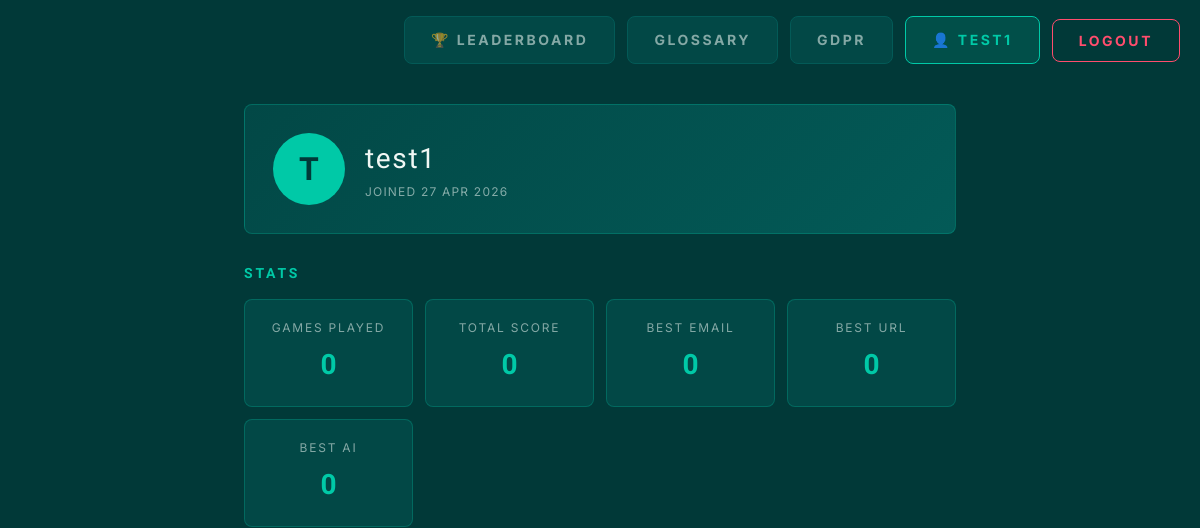
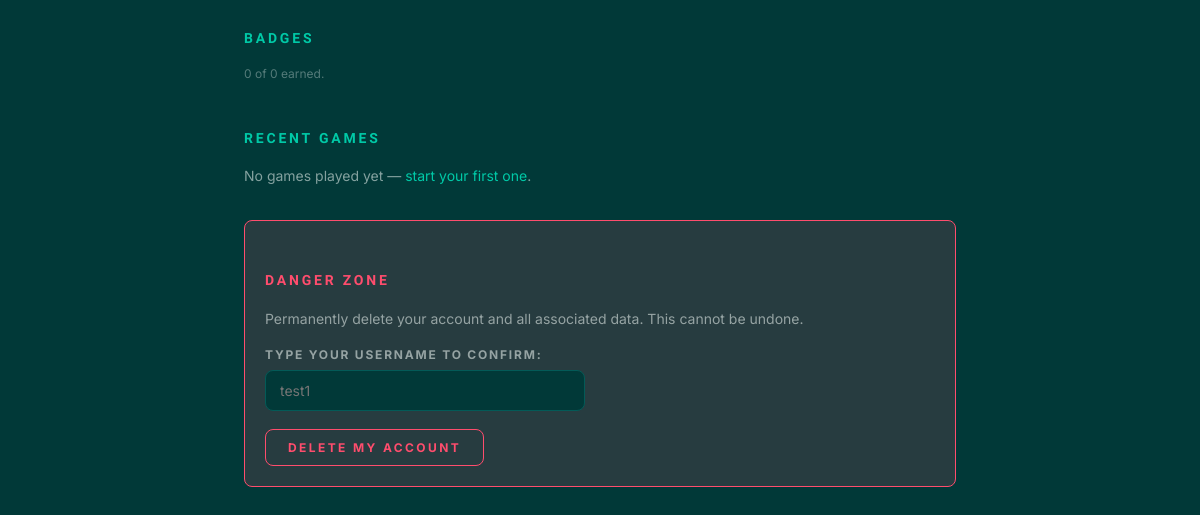
/profile/ (signed in), run on an earlier commit of the app's database (2 pictures, top to bottom).
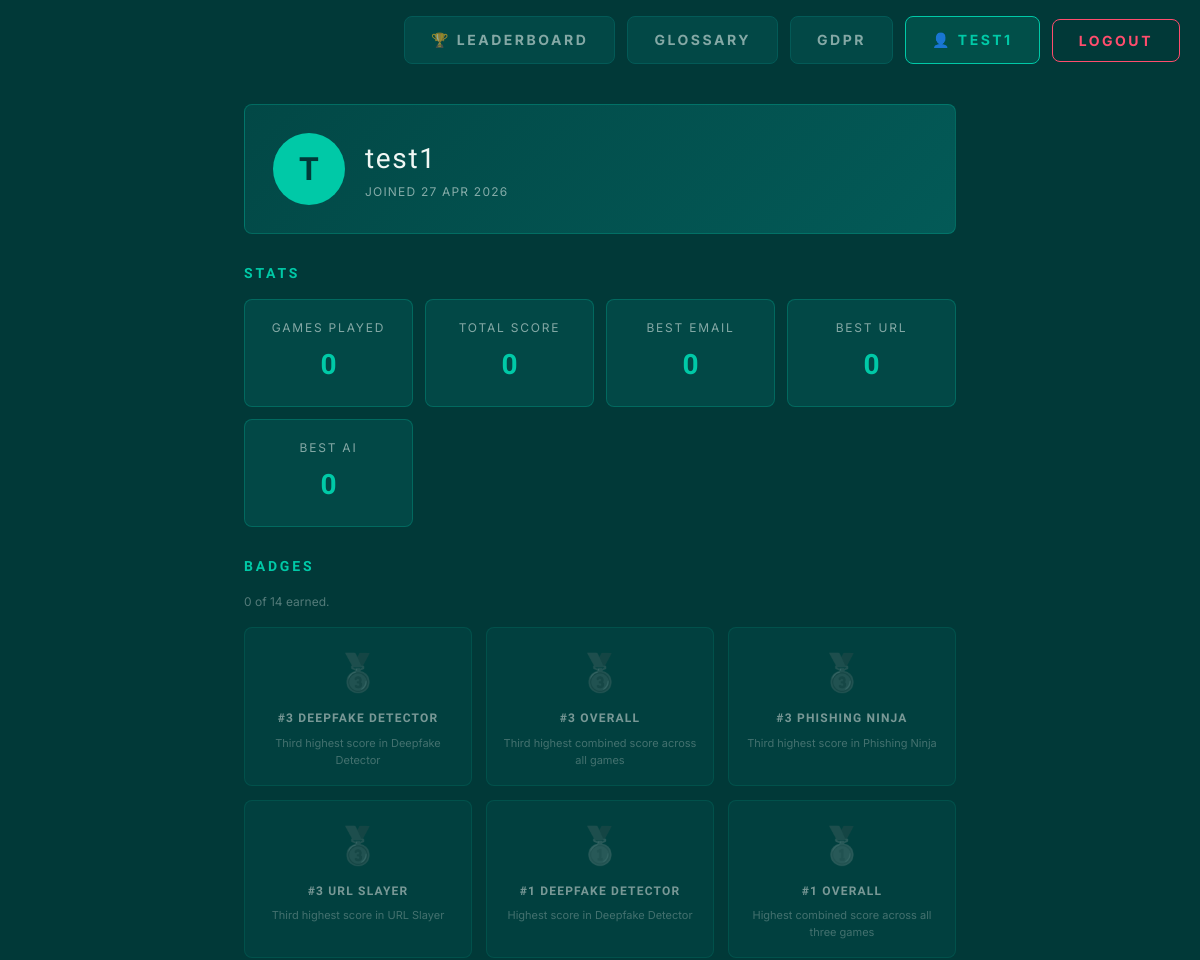
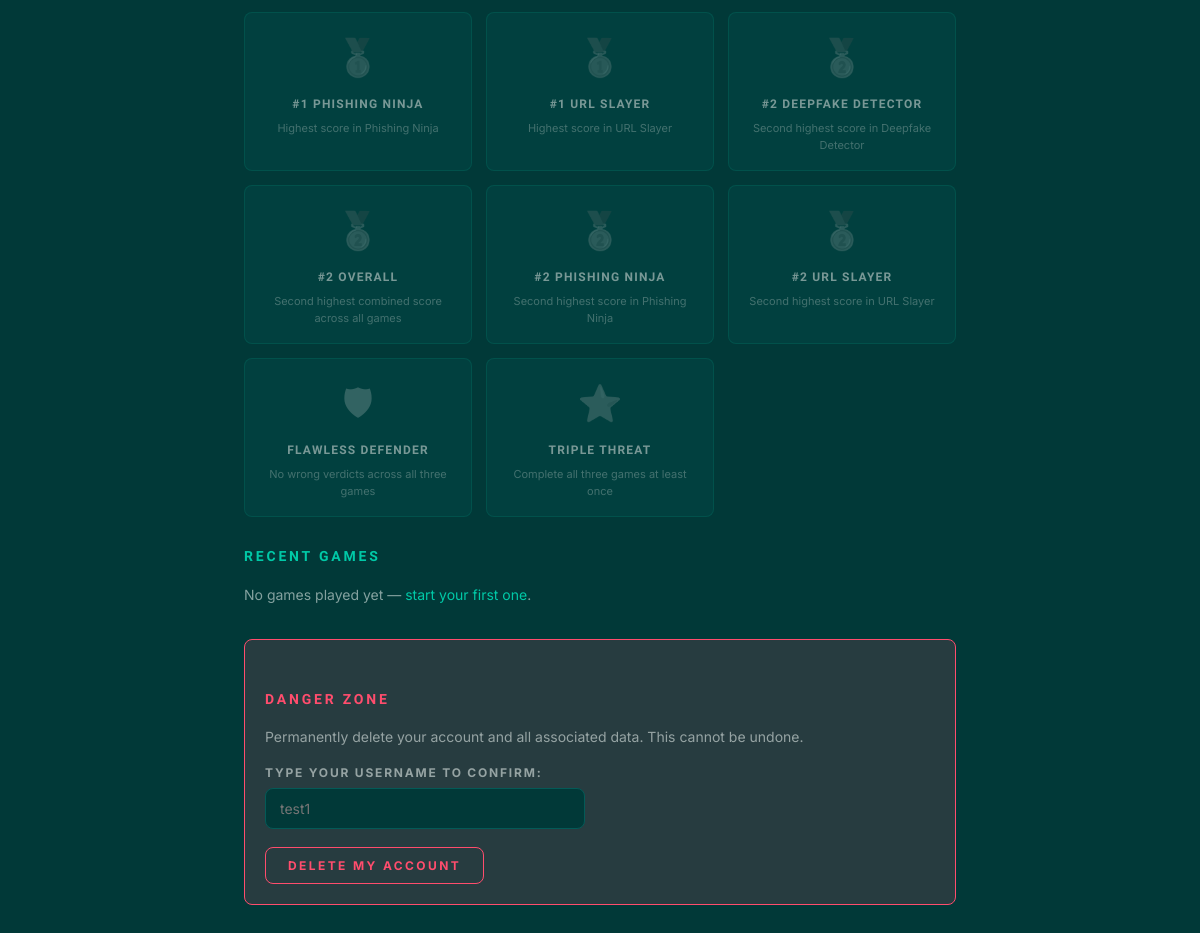
And on a later commit of the database (2 pictures, top to bottom).
### game/models.py (models this page shows, shortened)
class Badge(models.Model):
    code = models.SlugField(unique=True)
    name = models.CharField(max_length=64)
    description = models.CharField(max_length=200)
    icon = models.CharField(max_length=8, default='🏅')
    tier = models.CharField(
        max_length=8,
        choices=[('bronze', 'Bronze'), ('silver', 'Silver'), ('gold', 'Gold'), ('special', 'Special')],
        default='bronze',
    )

### game/views.py (the view)
# urls.py: path('profile/',         views.profile_view,        name='profile'),
@login_required
def profile_view(request):
    user = request.user
    sessions = user.game_sessions.all().order_by('-completed_at')
    total_sessions = sessions.count()
    total_score    = sessions.aggregate(s=Sum('score'))['s'] or 0
    best_email     = sessions.filter(game='email').aggregate(m=Max('score'))['m'] or 0
    best_url       = sessions.filter(game='url').aggregate(m=Max('score'))['m'] or 0
    best_ai        = sessions.filter(game='ai').aggregate(m=Max('score'))['m'] or 0
    earned_badges = (
        UserBadge.objects.filter(user=user)
        .select_related('badge')
        .order_by('-earned_at')
    )
    earned_badge_ids = list(earned_badges.values_list('badge_id', flat=True))
    return render(request, 'game/profile.html', {
        'profile_user':   user,
        'sessions':       sessions[:20],
        'total_sessions': total_sessions,
        'total_score':    total_score,
        'best_email':     best_email,
        'best_url':       best_url,
        'best_ai':        best_ai,
        'earned_badges':  earned_badges,
        'all_badges':     Badge.objects.all().order_by('tier', 'name'),
        'earned_badge_ids': earned_badge_ids,
    })

### game/templates/game/profile.html (shortened to what this page needs)
{% load static %}
<!DOCTYPE html>
<html lang="en">
<head>
    <link rel="stylesheet" href="{% static 'css/style.css' %}">
</head>
<body>
    {% include 'game/navbar.html' %}
    <div class="container profile-container">
        <div class="profile-hero">
            <div class="profile-avatar">{{ profile_user.username|slice:":1"|upper }}</div>
            <div>
                <div class="profile-name">{{ profile_user.username }}</div>
                <div class="profile-meta">
                    Joined {{ profile_user.date_joined|date:"d M Y" }}
                </div>
            </div>
        </div>
        <h2>Stats</h2>
        <div class="stats-grid">
            <div class="stat-card"><div class="stat-label">Games Played</div><div class="stat-value">{{ total_sessions }}</div></div>
            <div class="stat-card"><div class="stat-label">Total Score</div> <div class="stat-value">{{ total_score }}</div></div>
            <div class="stat-card"><div class="stat-label">Best Email</div>  <div class="stat-value">{{ best_email }}</div></div>
            <div class="stat-card"><div class="stat-label">Best URL</div>    <div class="stat-value">{{ best_url }}</div></div>
            <div class="stat-card"><div class="stat-label">Best AI</div>     <div class="stat-value">{{ best_ai }}</div></div>
        </div>
        <h2>Badges</h2>
        <p style="font-size:var(--font-xs); color:var(--text-muted); margin-bottom:14px;">
            {{ earned_badges|length }} of {{ all_badges|length }} earned.
        </p>
        <div class="badges-showcase">
            {% for badge in all_badges %}
                {% with locked=True %}
                    <div class="badge-tile tier-{{ badge.tier }}{% if locked %} locked{% endif %}">
                        <span class="badge-icon">{{ badge.icon }}</span>
                        <div class="badge-name">{{ badge.name }}</div>
                        <div class="badge-desc">{{ badge.description }}</div>
                    </div>
                {% endwith %}
            {% endfor %}
        </div>
        <h2>Recent Games</h2>
        {% if sessions %}
        <table class="history-table">
            <thead>
                <tr><th>Date</th><th>Game</th><th>Score</th><th>Verdicts</th><th>Flags</th></tr>
            </thead>
            <tbody>
                {% for s in sessions %}
                <tr>
                    <td>{{ s.completed_at|date:"d M Y H:i" }}</td>
                    <td>{{ s.get_game_display }}</td>
                    <td>{{ s.score }}</td>
                    <td>{{ s.correct_verdicts }} / {{ s.total_scenarios }}</td>
                    <td>{{ s.flags_found }} / {{ s.flags_total }}</td>
                </tr>
                {% endfor %}
            </tbody>
        </table>
        {% else %}
        <p style="color:var(--text-dim);">No games played yet — <a href="{% url 'play_game' %}">start your first one</a>.</p>
        {% endif %}
        <div class="danger-zone">
            <h2>Danger Zone</h2>
            <p style="color:var(--text-dim); margin-bottom:14px;">
                Permanently delete your account and all associated data. This cannot be undone.
            </p>
            <form method="post" action="{% url 'delete_account' %}"
                  onsubmit="return confirm('Are you absolutely sure? This will permanently delete your account.');">
                <div class="form-group" style="max-width:320px;">
                    <label for="confirm">Type your username to confirm:</label>
                    <input type="text" name="confirm" id="confirm" placeholder="{{ profile_user.username }}" required>
                </div>
                <button type="submit" class="btn-danger">Delete My Account</button>
            </form>
        </div>
    </div>
</body>
</html>

What changed in the data, as far as the page shows it:
added Badge: icon "🥉", name "#3 DEEPFAKE DETECTOR", description "Third highest score in Deepfake Detector"
added Badge: icon "🥉", name "#3 OVERALL", description "Third highest combined score across all games"
added Badge: icon "🥉", name "#3 PHISHING NINJA", description "Third highest score in Phishing Ninja"
added Badge: icon "🥉", name "#3 URL SLAYER", description "Third highest score in URL Slayer"
added Badge: icon "🥇", name "#1 DEEPFAKE DETECTOR", description "Highest score in Deepfake Detector"
added Badge: icon "🥇", name "#1 OVERALL", description "Highest combined score across all three games"
added Badge: icon "🥇", name "#1 PHISHING NINJA", description "Highest score in Phishing Ninja"
added Badge: icon "🥇", name "#1 URL SLAYER", description "Highest score in URL Slayer"
added Badge: icon "🥈", name "#2 DEEPFAKE DETECTOR", description "Second highest score in Deepfake Detector"
added Badge: icon "🥈", name "#2 OVERALL", description "Second highest combined score across all games"
added Badge: icon "🥈", name "#2 PHISHING NINJA", description "Second highest score in Phishing Ninja"
added Badge: icon "🥈", name "#2 URL SLAYER", description "Second highest score in URL Slayer"
added Badge: icon "🛡", name "FLAWLESS DEFENDER", description "No wrong verdicts across all three games"
added Badge: icon "⭐", name "TRIPLE THREAT", description "Complete all three games at least once"
Also different on the page:
{{ all_badges|length }}: "0" → "14"
